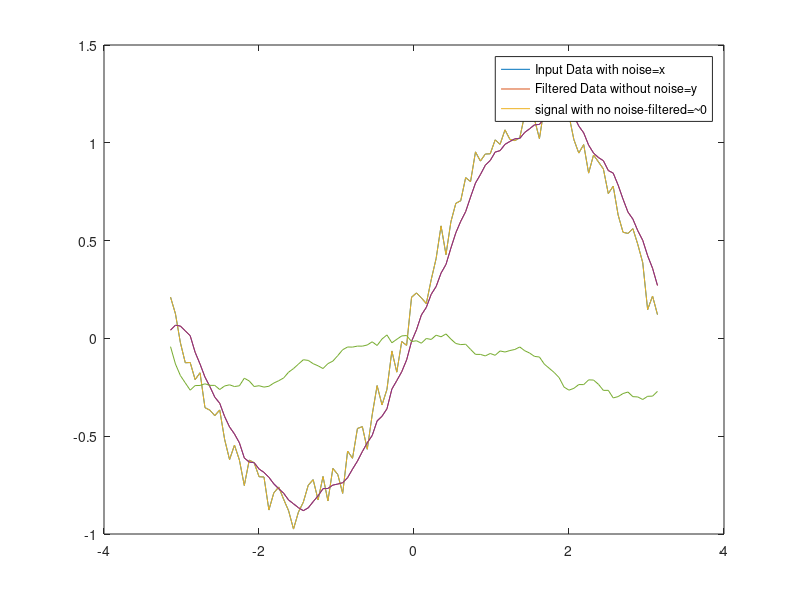

Write the MATLAB code that produced this figure.
%%%%% Moving-Average Filter
% y(n)=(1/windowSize)*[x(n)+x(n-1)+...+x(n-(windowSize-1))]
t = linspace(-pi,pi,100);    % size(t) = 1x100
rng default  % initialize random number generator,
             % to make values random
x = sin(t) + 0.25*rand(size(t)); % adding noise |1+|
windowSize = 5;
w=rand(size(t));
b = (1/windowSize)*ones(1,windowSize); % [1 1 1 1 1]
a =1;
y = filter(b,a,x);
plot(t,x)
hold on
plot(t,y)
legend('Input Data with noise: x','Filtered Data without noise: y')
% Equation that filter function uses (equation of differences):
% a0*y(n)=-sum(k=1 to N)(ak*y(n-k))+sum(m=0 to M)(bm*x(n-m)),
% with a0=1,ak=a,bm=b.

%%%%% Moving-Average Filter
t = linspace(-pi,pi,100);
rng default %initialaize random number generator
x = sin(t) + 0.25*rand(size(t));
windowSize = 5;
b = (1/windowSize)*ones(1,windowSize);
a =1;
y = filter(b,a,x);
plot(t,x)
hold on
plot(t,y)
plot(t,sin(t)-y)
hold on
legend('Input Data with noise=x','Filtered Data without noise=y','signal with no noise-filtered=~0')
